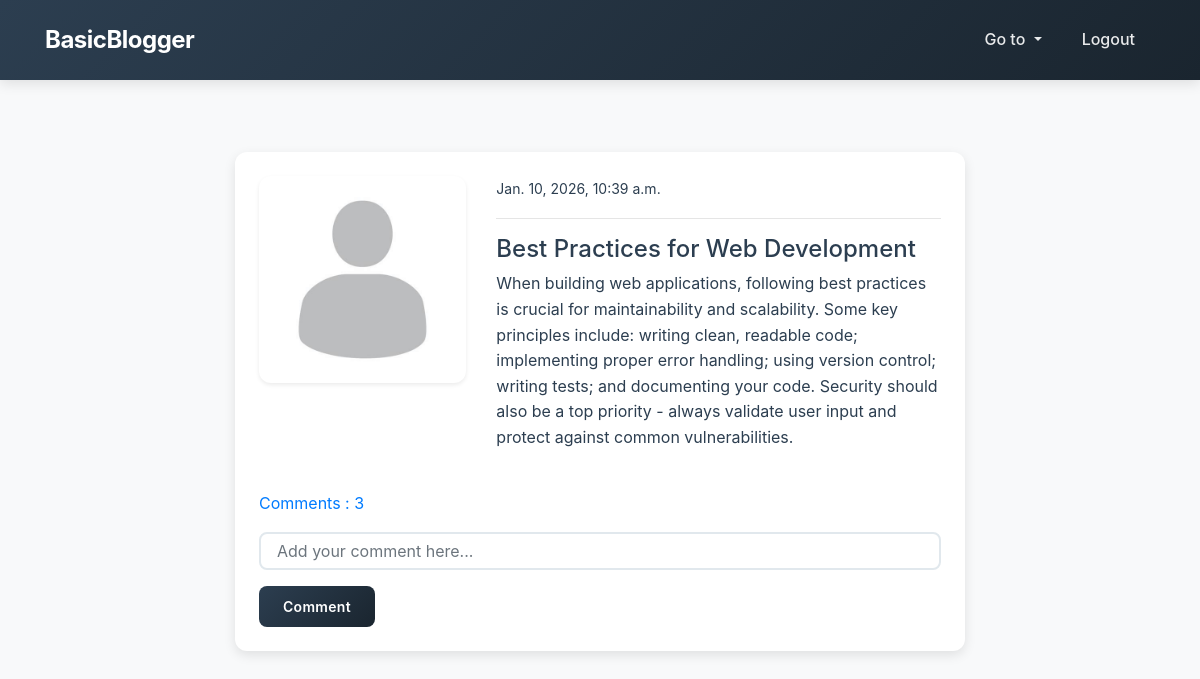
/post_details/23/ (signed in), run on the app's committed database.
### blog/models.py (models this page shows, shortened)
class Post(models.Model):
    title = models.CharField(max_length=100)
    content = models.TextField()
    author = models.ForeignKey(User, on_delete = models.CASCADE)
    date_created = models.DateTimeField(auto_now_add = True)
    class Meta:
        ordering = ('-date_created',)
    def comment_count(self):
        return self.comment_set.all().count()
    def comments(self):
        return self.comment_set.all()

### users/models.py (models this page shows, shortened)
class ProfileModel(models.Model):
    user = models.OneToOneField(User, on_delete=models.CASCADE)
    image = models.ImageField(
        default='default.png',
        upload_to='profile',  # Sera servi depuis /media/profile/
        validators=[FileExtensionValidator(['png', 'jpg', 'jpeg'])]
    )

### blog/views.py (the view)
# urls.py: path('post_details/<int:pk>/', views.post_details, name='details-page'),
@login_required
def post_details(request, pk):
    post = Post.objects.get(id=pk)
    if request.method == 'POST':
        comment_form = CommentForm(request.POST)
        if comment_form.is_valid():
            instance = comment_form.save(commit=False)
            instance.user = request.user
            instance.post = post
            instance.save()
            return redirect('details-page', pk=post.id)
    else:
        comment_form = CommentForm()
    context = {
            'post': post,
            'comment_form': comment_form,
    }
    return render(request, 'blog/post_details.html', context)

### blog/forms.py
class CommentForm(forms.ModelForm):
    content = forms.CharField(label='', widget=forms.TextInput(attrs={'placeholder': 'Add your comment here...'}))
    class Meta:
        model = Comment
        fields = ('content',)

### templates/blog/post_details.html (shortened to what this page needs)
{% extends 'partials/base.html' %}
{% load crispy_forms_tags %}
{% block content %}
    <div class="container">
        <div class="row mt-5 pt-4">
            <div class="col-md-8 offset-md-2">
                <div class="card my-4 shadow">
                    <div class="card-body">
                        <div class="row">
                            <div class="col-md-4">
                                <img class="img-thumbnail" src="{{ post.author.profilemodel.image.url }}" alt="profile-img">
                            </div>
                            <div class="col-md-8">
                                <small> {{ post.date_created }} </small>
                                <hr>
                                <h4> {{ post.title }} </h4>
                                <p> {{ post.content }} </p>
                            </div>
                        </div>
                        <p class="mt-4">
                            <a class="" data-toggle="collapse" href="#collapseExample" role="button" aria-expanded="false" aria-controls="collapseExample">
                              Comments : {{ post.comment_count }}
                            </a>
                        </p>
                        <form method="POST">
                            {{ comment_form|crispy }}
                            <input class="btn btn-dark btn-sm" type="submit" value="Comment">
                        </form>
                    </div>
                </div>
            </div>
        </div>
    </div>
{% endblock %}

### static/style.css (style rules this page uses)
:root { --primary-color: #2c3e50; --primary-dark: #1a252f; --accent-color: #3498db; --accent-hover: #2980b9; --success-color: #27ae60; --danger-color: #e74c3c; --text-primary: #2c3e50; --text-secondary: #7f8c8d; --bg-light: #f8f9fa; --bg-white: #ffffff; --border-color: #e1e8ed; --shadow-sm: 0 2px 4px rgba(0,0,0,0.08); --shadow-md: 0 4px 12px rgba(0,0,0,0.1); --shadow-lg: 0 8px 24px rgba(0,0,0,0.12); --radius-sm: 4px; --radius-md: 8px; --radius-lg: 12px; --transition: all 0.3s cubic-bezier(0.4, 0, 0.2, 1); }
* { margin: 0; padding: 0; box-sizing: border-box; }
body { font-family: -apple-system, BlinkMacSystemFont, 'Segoe UI', Roboto, 'Helvetica Neue', Arial, sans-serif; color: var(--text-primary); background-color: var(--bg-light); line-height: 1.6; font-size: 16px; }
.card { border: none !important; border-radius: var(--radius-lg) !important; box-shadow: var(--shadow-sm) !important; transition: var(--transition) !important; overflow: hidden; background: var(--bg-white); }
.card-body { padding: 1.5rem !important; }
.btn { border-radius: var(--radius-md) !important; padding: 0.625rem 1.5rem !important; font-weight: 600 !important; transition: var(--transition) !important; border: none !important; text-transform: none; letter-spacing: 0.3px; }
.btn-dark { background: linear-gradient(135deg, var(--primary-color) 0%, var(--primary-dark) 100%) !important; color: #ffffff !important; }
.form-control { border: 2px solid var(--border-color) !important; border-radius: var(--radius-md) !important; padding: 0.75rem 1rem !important; font-size: 1rem; transition: var(--transition) !important; background-color: var(--bg-white); }
.img-thumbnail { border: none !important; border-radius: var(--radius-lg) !important; box-shadow: var(--shadow-sm) !important; padding: 0.5rem !important; background-color: var(--bg-white); transition: var(--transition); }
.container { max-width: 1140px; }
.mt-5 { margin-top: 3rem !important; }
.pt-4 { padding-top: 5rem !important; }
.shadow { box-shadow: var(--shadow-md) !important; }
.my-4 { margin-top: 1.5rem !important; margin-bottom: 1.5rem !important; }
.card { animation: fadeIn 0.5s ease-out; }

### data on the page
Post: author.profilemodel.image (placeholder picture), date_created "Jan. 10, 2026, 10:39 a.m.", title "Best Practices for Web Development", content "When building web applications, following best practices is crucial for maintainability and scalability. Some key principles include: writing clean, readable code; implementing proper error handling; using version control; writing tests; and documenting your code. Security should also be a top priority - always validate user input and protect against common vulnerabilities.", comment_count "3"
